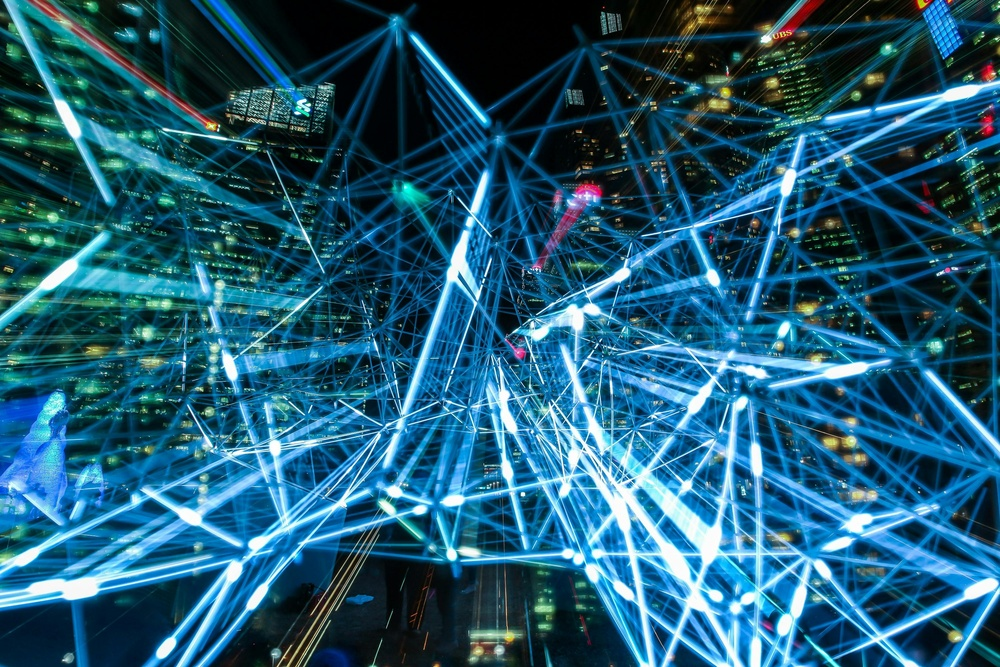
#> input picture DEEP LEARNING_IMGPR/DeepLearning_IMGPR/img.jpg, 1000 x 667 px, shrunk from 2999 x 1999 before the run
$ python contour.py
#> lines starting #> are read from the running program, lines starting #| are printed output that depends on the picture; after the words box and inside, x2 and y2 are one past the last pixel; in counts of white or black regions, pixels touching at a corner belong together
import cv2

img = cv2.imread('img.jpg', 0)
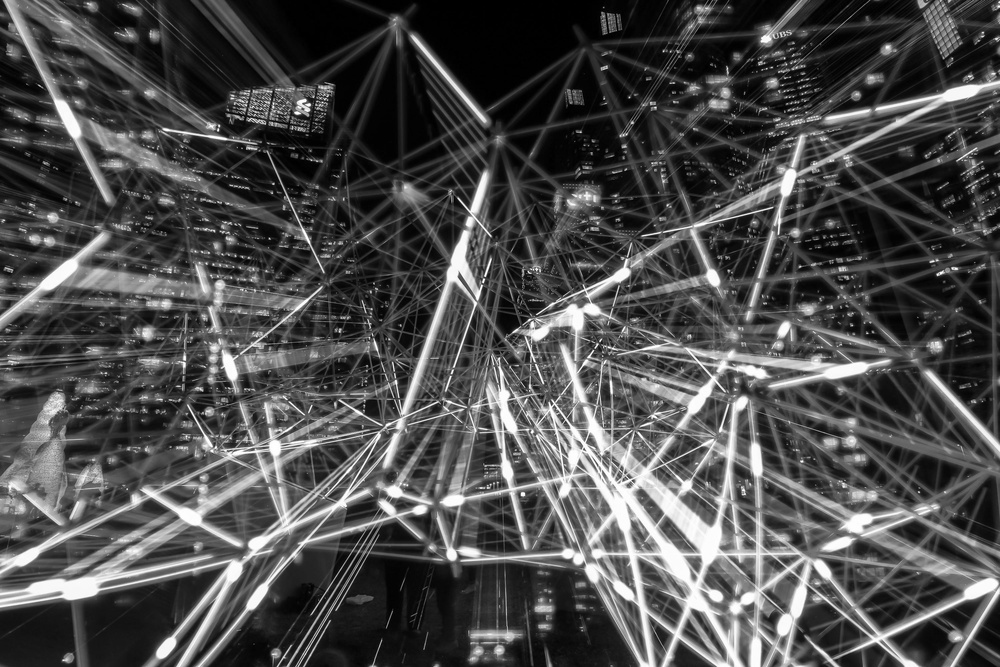
#> img: shape (667, 1000); min 0, max 255, mean 75.9
_, threshold = cv2.threshold(img, 127, 255, cv2.THRESH_BINARY)
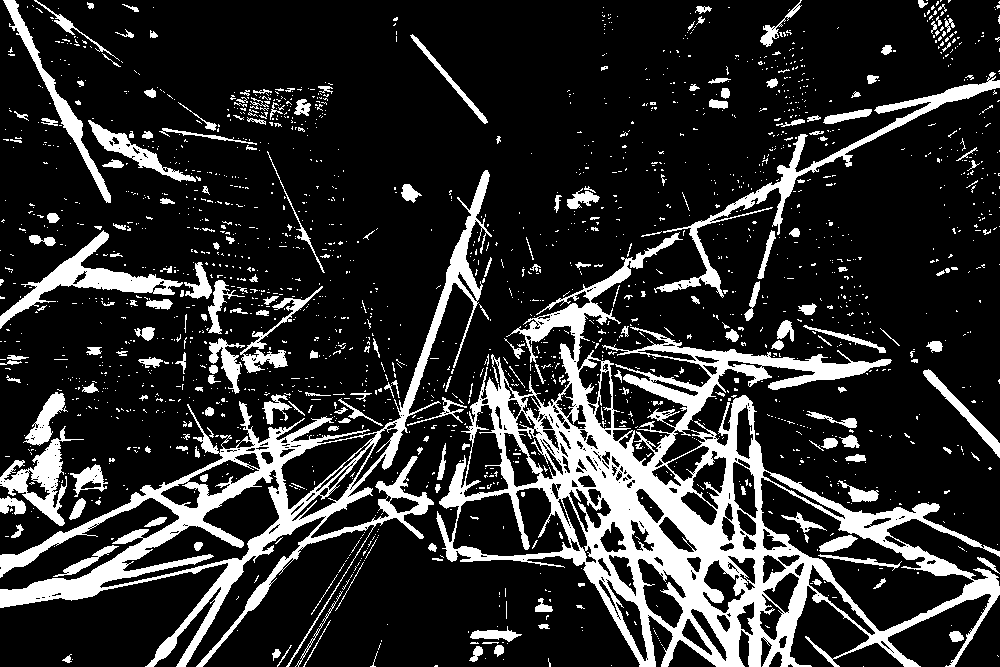
#> threshold: shape (667, 1000); 18% white; 1980 white regions (1750 under 20 px)
contours, _ = cv2.findContours(threshold, cv2.RETR_TREE, cv2.CHAIN_APPROX_SIMPLE)
#> contours = 2563 contours, 2272 with area under 20; largest, box (x1, y1, x2, y2) and area: (436, 232, 1000, 667) 92350, (0, 170, 492, 667) 34325, (760, 477, 975, 632) 11284, (99, 469, 280, 589) 6116, (452, 487, 572, 557) 5772

cv2.drawContours(img, contours, -1, (0, 255, 0), 3)
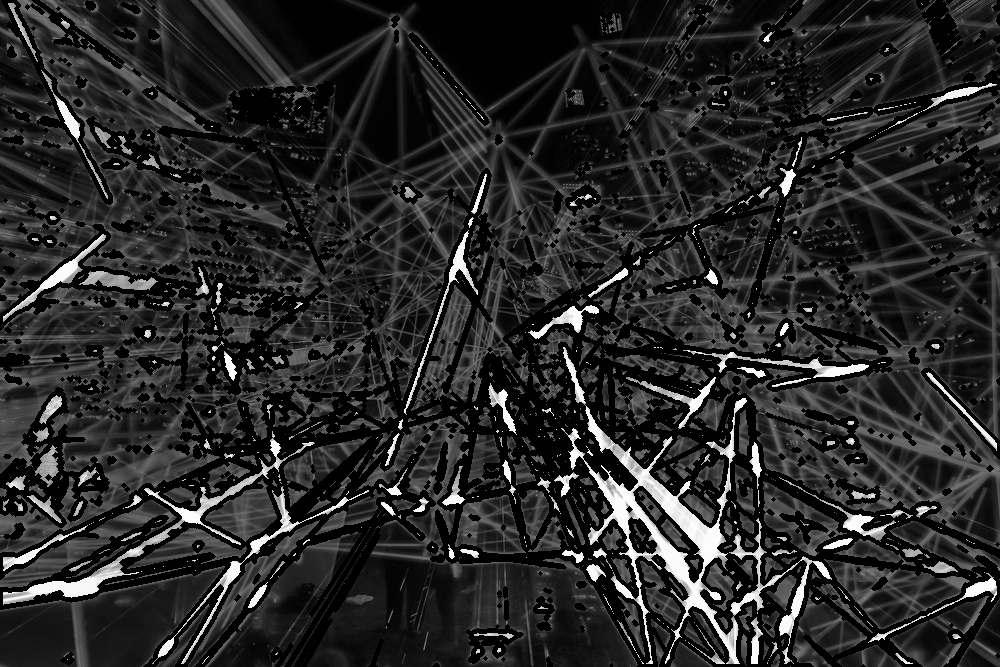
#> img: shape (667, 1000); min 0, max 255, mean 40.3

cv2.imshow('Contours', img)
cv2.waitKey(0)
cv2.destroyAllWindows()
